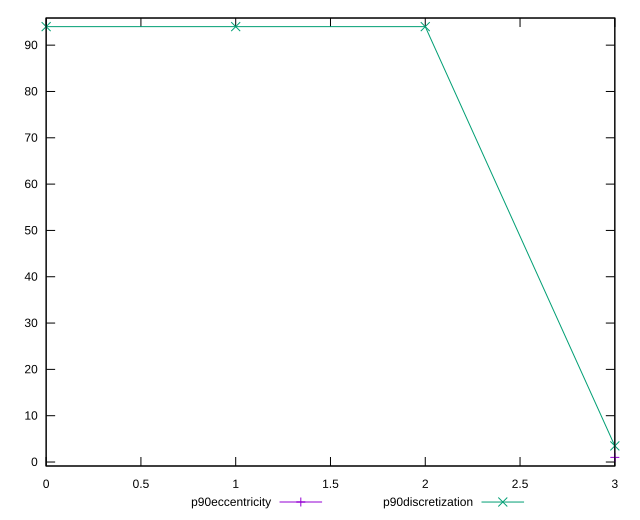

Recreate this plot in gnuplot.
reset

$p90Eccentricity <<EOF
3 0.9999999999999974
EOF

$p90Discretization <<EOF
0 94
1 94
2 94
3 3.4814814814814814
EOF

set key outside below
set xrange [0:3]
set yrange [-0.8600000000000027:95.86]
set trange [-0.8600000000000027:95.86]
set terminal svg size 640, 520 enhanced background rgb 'white'
set output "reports/report_00031_2021-02-24T23-18-18.084Z/render-blocking-resources/progression/eccentricity.svg"

plot $p90Eccentricity title "p90eccentricity" with linespoints, \
     $p90Discretization title "p90discretization" with linespoints

reset
